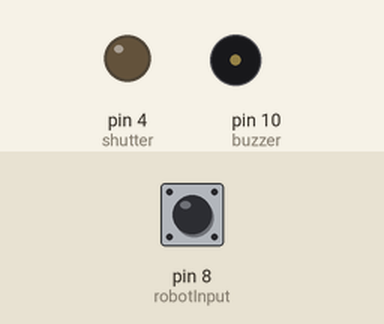
Bench run of a sketch on a simulated Arduino Uno, built with avr-gcc and run on an emulated ATmega328P. Shown: output pins drawn as LEDs (lit = HIGH), buzzer (waves = sounding, pin HIGH). Inputs (shaded band) come from the test bench; at power-on: pin 8 (robotInput) LOW. What the sketch prints to the serial monitor is not drawn.

Above: at 4.8 s.
4.9 s: pin 8 (robotInput) pulled HIGH for 2.35 s
At 6.8 s:
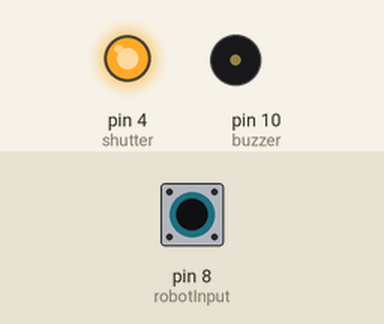
Timing chart, 0 to 8.5 s (numbered marks = the images above; inputs shaded):
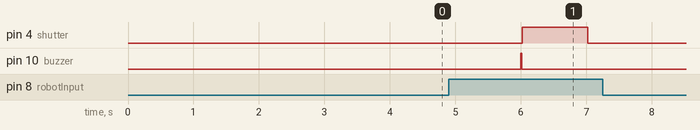

Measured:
- after the input at 4.9 s, pin 4 (shutter): LOW → HIGH after 1.1 s, → LOW 1.0 s later; pin 10 (buzzer): LOW → HIGH after 1.1 s, → LOW 0.01 s later

The sketch:

camera_control.ino
```cpp
int robotInput = 8;
int shutter = 4;
int buzzer = 10;

void setup() {
  pinMode(robotInput, INPUT);
  pinMode(shutter, OUTPUT);
  pinMode(buzzer, OUTPUT);

  Serial.begin(9600);
}

void loop() {
  int sig = digitalRead(robotInput);
  if (sig == HIGH) {
    buzz(buzzer, 10000);
    capture(shutter);
  }

  Serial.println(sig);
  delay(2000);
}

void buzz(int buzzPin, int buzzTime) {
  digitalWrite(buzzPin, HIGH);
  delayMicroseconds(buzzTime);
  digitalWrite(buzzPin, LOW);
  delayMicroseconds(buzzTime);
}

void capture(int shutterPin) {
  digitalWrite(shutterPin, HIGH);
  delay(1000);
  digitalWrite(shutterPin, LOW);
  delay(1000);
}
```
